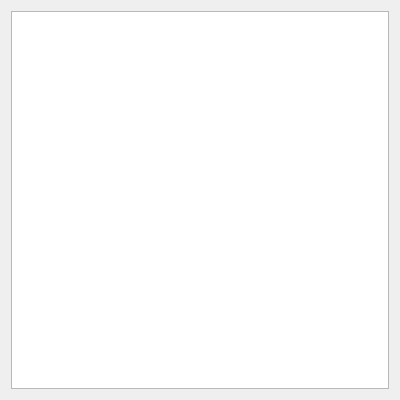
<?xml version="1.0" encoding="UTF-8"?>
<ui version="4.0">
 <class>ProjectProgress</class>
 <widget class="QWidget" name="ProjectProgress">
  <property name="geometry">
   <rect>
    <x>0</x>
    <y>0</y>
    <width>400</width>
    <height>400</height>
   </rect>
  </property>
  <property name="sizePolicy">
   <sizepolicy hsizetype="Fixed" vsizetype="Preferred">
    <horstretch>0</horstretch>
    <verstretch>0</verstretch>
   </sizepolicy>
  </property>
  <property name="minimumSize">
   <size>
    <width>400</width>
    <height>400</height>
   </size>
  </property>
  <property name="maximumSize">
   <size>
    <width>400</width>
    <height>400</height>
   </size>
  </property>
  <property name="font">
   <font>
    <family>Calibri</family>
    <pointsize>12</pointsize>
   </font>
  </property>
  <property name="windowTitle">
   <string>Create Project..</string>
  </property>
  <layout class="QGridLayout" name="gridLayout">
   <item row="0" column="0">
    <widget class="QListWidget" name="ProgressList">
     <property name="font">
      <font>
       <family>Calibri</family>
       <pointsize>13</pointsize>
      </font>
     </property>
     <property name="selectionMode">
      <enum>QAbstractItemView::NoSelection</enum>
     </property>
     <property name="iconSize">
      <size>
       <width>16</width>
       <height>16</height>
      </size>
     </property>
    </widget>
   </item>
  </layout>
 </widget>
 <resources/>
 <connections/>
</ui>
